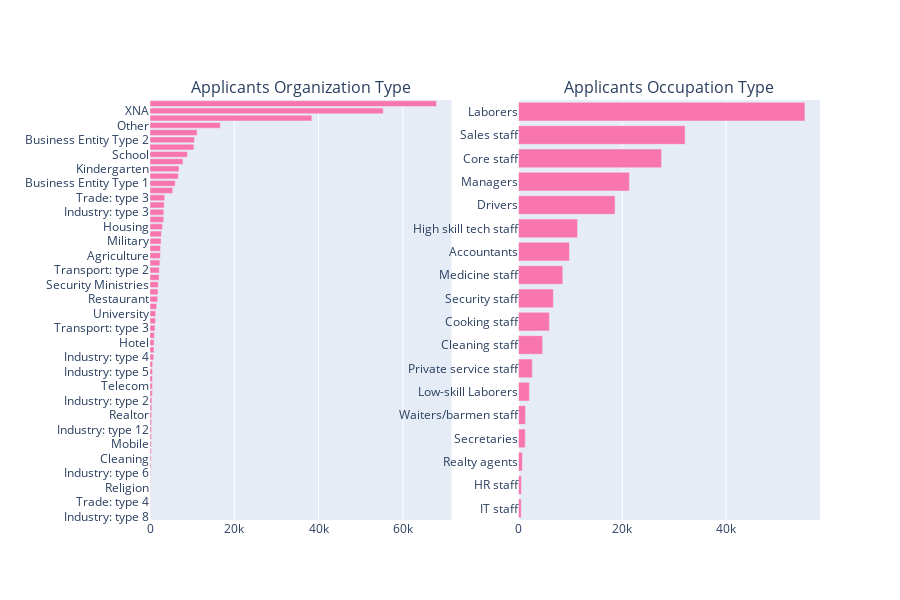

Source (notebook cell):
### Code cell
# which organization and occupation type applies for loan and which repays 
tr1 = bar_hor(application_data, "ORGANIZATION_TYPE", "Distribution of " ,"#f975ae", w=700, lm=100, return_trace= True)
tr2 = bar_hor(application_data, "OCCUPATION_TYPE", "Distribution of " ,"#f975ae", w=700, lm=100, return_trace = True)
fig = tools.make_subplots(rows=1, cols=2, print_grid=False, subplot_titles = ['Applicants Organization Type', 'Applicants Occupation Type' ])
fig.append_trace(tr1, 1, 1);
fig.append_trace(tr2, 1, 2);
fig['layout'].update(height=600, showlegend=False, margin=dict(l=150));
iplot(fig);

### Figure 1 — Plotly figure (JSON) as saved in the notebook; plotly's stock layout.template omitted (floating-point values rounded to 4 significant figures)
{"data": [{"marker": {"color": "#f975ae"}, "orientation": "h", "type": "bar", "x": [24, 49, 64, 67, 85, 109, 112, 201, 260, 305, 317, 348, 369, 379, 396, 429, 458, 560, 577, 597, 599, 631, 877, 950, 966, 1039, 1187, 1307, 1327, 1575, 1811, 1900, 1974, 2157, 2204, 2341, 2454, 2507, 2634, 2704, 2958, 3247, 3278, 3368, 3492, 5398, 5984, 6721, 6880, 7831, 8893, 10404, 10553, 11193, 16683, 38412, 55374, 67992], "xaxis": "x", "y": ["Industry: type 8", "Trade: type 5", "Trade: type 4", "Industry: type 13", "Religion", "Industry: type 10", "Industry: type 6", "Transport: type 1", "Cleaning", "Legal Services", "Mobile", "Trade: type 1", "Industry: type 12", "Culture", "Realtor", "Advertising", "Industry: type 2", "Emergency", "Telecom", "Insurance", "Industry: type 5", "Trade: type 6", "Industry: type 4", "Electricity", "Hotel", "Industry: type 1", "Transport: type 3", "Industry: type 7", "University", "Services", "Restaurant", "Trade: type 2", "Security Ministries", "Postal", "Transport: type 2", "Police", "Agriculture", "Bank", "Military", "Industry: type 11", "Housing", "Security", "Industry: type 3", "Industry: type 9", "Trade: type 3", "Transport: type 4", "Business Entity Type 1", "Construction", "Kindergarten", "Trade: type 7", "School", "Government", "Business Entity Type 2", "Medicine", "Other", "Self-employed", "XNA", "Business Entity Type 3"], "yaxis": "y"}, {"marker": {"color": "#f975ae"}, "orientation": "h", "type": "bar", "x": [526, 563, 751, 1305, 1348, 2093, 2652, 4653, 5946, 6721, 8537, 9813, 11380, 18603, 21371, 27570, 32102, 55186], "xaxis": "x2", "y": ["IT staff", "HR staff", "Realty agents", "Secretaries", "Waiters/barmen staff", "Low-skill Laborers", "Private service staff", "Cleaning staff", "Cooking staff", "Security staff", "Medicine staff", "Accountants", "High skill tech staff", "Drivers", "Managers", "Core staff", "Sales staff", "Laborers"], "yaxis": "y2"}], "layout": {"annotations": [{"font": {"size": 16}, "showarrow": false, "text": "Applicants Organization Type", "x": 0.225, "xanchor": "center", "xref": "paper", "y": 1, "yanchor": "bottom", "yref": "paper"}, {"font": {"size": 16}, "showarrow": false, "text": "Applicants Occupation Type", "x": 0.775, "xanchor": "center", "xref": "paper", "y": 1, "yanchor": "bottom", "yref": "paper"}], "height": 600, "margin": {"l": 150}, "showlegend": false, "xaxis": {"anchor": "y", "domain": [0, 0.45]}, "xaxis2": {"anchor": "y2", "domain": [0.55, 1]}, "yaxis": {"anchor": "x", "domain": [0, 1]}, "yaxis2": {"anchor": "x2", "domain": [0, 1]}}}
